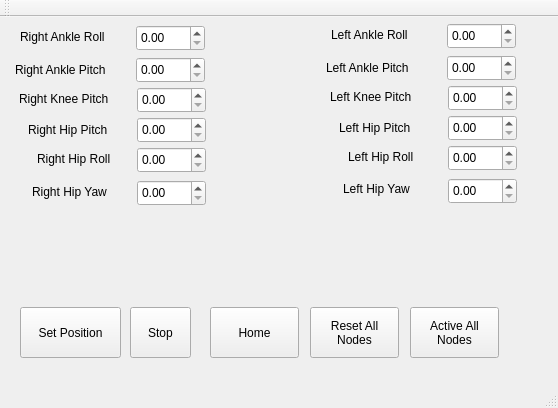
<?xml version="1.0" encoding="UTF-8"?>
<ui version="4.0">
 <class>MainWindow</class>
 <widget class="QMainWindow" name="MainWindow">
  <property name="geometry">
   <rect>
    <x>0</x>
    <y>0</y>
    <width>558</width>
    <height>408</height>
   </rect>
  </property>
  <property name="windowTitle">
   <string>MainWindow</string>
  </property>
  <widget class="QWidget" name="centralWidget">
   <widget class="QDoubleSpinBox" name="NumR1">
    <property name="geometry">
     <rect>
      <x>136</x>
      <y>8</y>
      <width>69</width>
      <height>26</height>
     </rect>
    </property>
   </widget>
   <widget class="QPushButton" name="BtnSetPosition">
    <property name="geometry">
     <rect>
      <x>20</x>
      <y>290</y>
      <width>101</width>
      <height>51</height>
     </rect>
    </property>
    <property name="text">
     <string>Set Position</string>
    </property>
   </widget>
   <widget class="QPushButton" name="BtnStop">
    <property name="geometry">
     <rect>
      <x>130</x>
      <y>290</y>
      <width>61</width>
      <height>51</height>
     </rect>
    </property>
    <property name="text">
     <string>Stop</string>
    </property>
   </widget>
   <widget class="QLabel" name="label">
    <property name="geometry">
     <rect>
      <x>20</x>
      <y>10</y>
      <width>111</width>
      <height>20</height>
     </rect>
    </property>
    <property name="text">
     <string>Right Ankle Roll</string>
    </property>
   </widget>
   <widget class="QDoubleSpinBox" name="NumR2">
    <property name="geometry">
     <rect>
      <x>136</x>
      <y>40</y>
      <width>69</width>
      <height>26</height>
     </rect>
    </property>
   </widget>
   <widget class="QLabel" name="label_2">
    <property name="geometry">
     <rect>
      <x>15</x>
      <y>43</y>
      <width>121</width>
      <height>20</height>
     </rect>
    </property>
    <property name="text">
     <string>&lt;html&gt;&lt;head/&gt;&lt;body&gt;&lt;p&gt;Right Ankle Pitch&lt;/p&gt;&lt;/body&gt;&lt;/html&gt;</string>
    </property>
   </widget>
   <widget class="QDoubleSpinBox" name="NumR3">
    <property name="geometry">
     <rect>
      <x>137</x>
      <y>70</y>
      <width>69</width>
      <height>26</height>
     </rect>
    </property>
   </widget>
   <widget class="QDoubleSpinBox" name="NumR4">
    <property name="geometry">
     <rect>
      <x>137</x>
      <y>100</y>
      <width>69</width>
      <height>26</height>
     </rect>
    </property>
   </widget>
   <widget class="QLabel" name="label_3">
    <property name="geometry">
     <rect>
      <x>28</x>
      <y>103</y>
      <width>101</width>
      <height>20</height>
     </rect>
    </property>
    <property name="text">
     <string>&lt;html&gt;&lt;head/&gt;&lt;body&gt;&lt;p&gt;Right Hip Pitch&lt;/p&gt;&lt;/body&gt;&lt;/html&gt;</string>
    </property>
   </widget>
   <widget class="QLabel" name="label_4">
    <property name="geometry">
     <rect>
      <x>19</x>
      <y>72</y>
      <width>111</width>
      <height>20</height>
     </rect>
    </property>
    <property name="text">
     <string>Right Knee Pitch</string>
    </property>
   </widget>
   <widget class="QDoubleSpinBox" name="NumR5">
    <property name="geometry">
     <rect>
      <x>137</x>
      <y>130</y>
      <width>69</width>
      <height>26</height>
     </rect>
    </property>
   </widget>
   <widget class="QDoubleSpinBox" name="NumR6">
    <property name="geometry">
     <rect>
      <x>137</x>
      <y>163</y>
      <width>69</width>
      <height>26</height>
     </rect>
    </property>
   </widget>
   <widget class="QLabel" name="label_5">
    <property name="geometry">
     <rect>
      <x>32</x>
      <y>165</y>
      <width>101</width>
      <height>20</height>
     </rect>
    </property>
    <property name="text">
     <string>&lt;html&gt;&lt;head/&gt;&lt;body&gt;&lt;p&gt;Right Hip Yaw&lt;/p&gt;&lt;/body&gt;&lt;/html&gt;</string>
    </property>
   </widget>
   <widget class="QLabel" name="label_6">
    <property name="geometry">
     <rect>
      <x>37</x>
      <y>132</y>
      <width>91</width>
      <height>20</height>
     </rect>
    </property>
    <property name="text">
     <string>Right Hip Roll</string>
    </property>
   </widget>
   <widget class="QDoubleSpinBox" name="NumL2">
    <property name="geometry">
     <rect>
      <x>447</x>
      <y>38</y>
      <width>69</width>
      <height>26</height>
     </rect>
    </property>
   </widget>
   <widget class="QDoubleSpinBox" name="NumL3">
    <property name="geometry">
     <rect>
      <x>448</x>
      <y>68</y>
      <width>69</width>
      <height>26</height>
     </rect>
    </property>
   </widget>
   <widget class="QDoubleSpinBox" name="NumL4">
    <property name="geometry">
     <rect>
      <x>448</x>
      <y>98</y>
      <width>69</width>
      <height>26</height>
     </rect>
    </property>
   </widget>
   <widget class="QDoubleSpinBox" name="NumL1">
    <property name="geometry">
     <rect>
      <x>447</x>
      <y>6</y>
      <width>69</width>
      <height>26</height>
     </rect>
    </property>
   </widget>
   <widget class="QDoubleSpinBox" name="NumL5">
    <property name="geometry">
     <rect>
      <x>448</x>
      <y>128</y>
      <width>69</width>
      <height>26</height>
     </rect>
    </property>
   </widget>
   <widget class="QLabel" name="label_7">
    <property name="geometry">
     <rect>
      <x>331</x>
      <y>8</y>
      <width>111</width>
      <height>20</height>
     </rect>
    </property>
    <property name="text">
     <string>Left Ankle Roll</string>
    </property>
   </widget>
   <widget class="QLabel" name="label_8">
    <property name="geometry">
     <rect>
      <x>348</x>
      <y>130</y>
      <width>91</width>
      <height>20</height>
     </rect>
    </property>
    <property name="text">
     <string>Left Hip Roll</string>
    </property>
   </widget>
   <widget class="QLabel" name="label_9">
    <property name="geometry">
     <rect>
      <x>343</x>
      <y>162</y>
      <width>101</width>
      <height>20</height>
     </rect>
    </property>
    <property name="text">
     <string>&lt;html&gt;&lt;head/&gt;&lt;body&gt;&lt;p&gt;Left Hip Yaw&lt;/p&gt;&lt;/body&gt;&lt;/html&gt;</string>
    </property>
   </widget>
   <widget class="QLabel" name="label_10">
    <property name="geometry">
     <rect>
      <x>339</x>
      <y>101</y>
      <width>101</width>
      <height>20</height>
     </rect>
    </property>
    <property name="text">
     <string>&lt;html&gt;&lt;head/&gt;&lt;body&gt;&lt;p&gt;Left Hip Pitch&lt;/p&gt;&lt;/body&gt;&lt;/html&gt;</string>
    </property>
   </widget>
   <widget class="QLabel" name="label_11">
    <property name="geometry">
     <rect>
      <x>326</x>
      <y>41</y>
      <width>121</width>
      <height>20</height>
     </rect>
    </property>
    <property name="text">
     <string>&lt;html&gt;&lt;head/&gt;&lt;body&gt;&lt;p&gt;Left Ankle Pitch&lt;/p&gt;&lt;/body&gt;&lt;/html&gt;</string>
    </property>
   </widget>
   <widget class="QDoubleSpinBox" name="NumL6">
    <property name="geometry">
     <rect>
      <x>448</x>
      <y>161</y>
      <width>69</width>
      <height>26</height>
     </rect>
    </property>
   </widget>
   <widget class="QLabel" name="label_12">
    <property name="geometry">
     <rect>
      <x>330</x>
      <y>70</y>
      <width>111</width>
      <height>20</height>
     </rect>
    </property>
    <property name="text">
     <string>Left Knee Pitch</string>
    </property>
   </widget>
   <widget class="QPushButton" name="BtnHome">
    <property name="geometry">
     <rect>
      <x>210</x>
      <y>290</y>
      <width>89</width>
      <height>51</height>
     </rect>
    </property>
    <property name="text">
     <string>Home</string>
    </property>
   </widget>
   <widget class="QPushButton" name="BtnActiveAll">
    <property name="geometry">
     <rect>
      <x>410</x>
      <y>290</y>
      <width>89</width>
      <height>51</height>
     </rect>
    </property>
    <property name="text">
     <string>Active All
Nodes</string>
    </property>
   </widget>
   <widget class="QPushButton" name="BtnResetAll">
    <property name="geometry">
     <rect>
      <x>310</x>
      <y>290</y>
      <width>89</width>
      <height>51</height>
     </rect>
    </property>
    <property name="text">
     <string>Reset All 
Nodes</string>
    </property>
   </widget>
  </widget>
  <widget class="QMenuBar" name="menuBar">
   <property name="geometry">
    <rect>
     <x>0</x>
     <y>0</y>
     <width>558</width>
     <height>22</height>
    </rect>
   </property>
  </widget>
  <widget class="QToolBar" name="mainToolBar">
   <attribute name="toolBarArea">
    <enum>TopToolBarArea</enum>
   </attribute>
   <attribute name="toolBarBreak">
    <bool>false</bool>
   </attribute>
  </widget>
  <widget class="QStatusBar" name="statusBar"/>
 </widget>
 <layoutdefault spacing="6" margin="11"/>
 <resources/>
 <connections/>
</ui>
